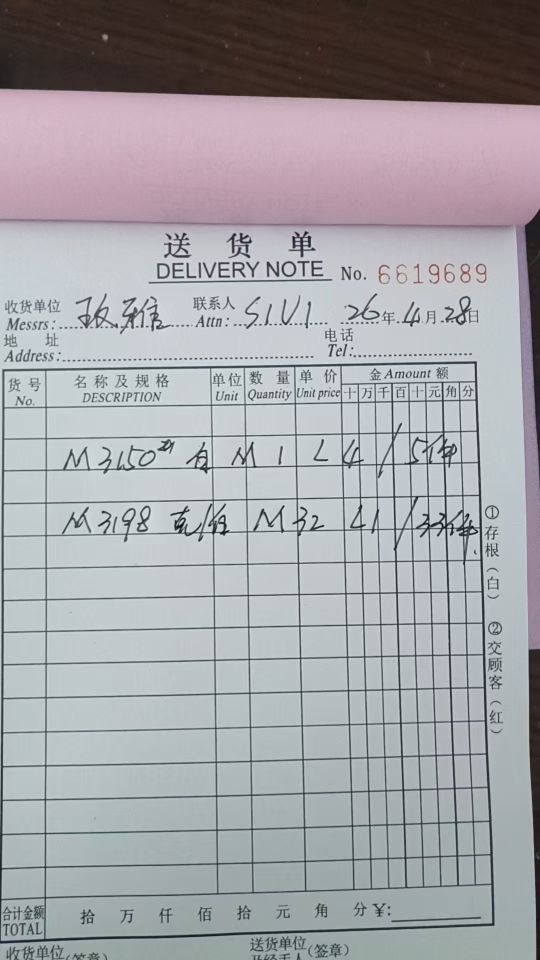
#> input picture data/inbound/test/0.jpg, 1080 x 1920 px (shown at 1/2 size); its folder holds only this picture in this run
$ python test_rotate_inbound.py
#> lines starting #> are read from the running program, lines starting #| are printed output that depends on the picture; after the words box and inside, x2 and y2 are one past the last pixel; in counts of white or black regions, pixels touching at a corner belong together
### src/delivery_vlm/preprocess/geometry.py
"""
图像几何前置：文字方向检测转正（PULC）+ 透视矫正。
供 ``preprocess.image.preprocess_image`` 或单独调用。
"""

from __future__ import annotations

from pathlib import Path
from typing import Any

import cv2
import numpy as np

from delivery_vlm.preprocess.perspective_rectify import (
    perspective_options_from_config,
    rectify_largest_quad_to_rectangle,
)

try:
    from PIL import Image, ImageOps
except Exception:  # noqa: BLE001
    Image = None  # type: ignore[assignment]
    ImageOps = None  # type: ignore[assignment]


# [10 lines left out: function rotate_90_bgr, not called in this run]


def load_bgr(path: Path, *, auto_exif: bool = True) -> np.ndarray:
    """读取为 BGR uint8；优先 EXIF 方向纠正。"""
#> called with auto_exif = True
    img: np.ndarray | None = None
    if auto_exif and Image is not None and ImageOps is not None:
        try:
            with Image.open(path) as im:
#> im is the input picture: PIL image 1080x1920 RGB; mean R, G, B 163.4, 163.6, 167.6
                im2 = ImageOps.exif_transpose(im)
                arr = np.array(im2.convert("RGB"))
                img = cv2.cvtColor(arr, cv2.COLOR_RGB2BGR)
        except Exception:  # noqa: BLE001
            img = None
    if img is None:
        img = cv2.imdecode(np.fromfile(str(path), dtype=np.uint8), cv2.IMREAD_COLOR)
    if img is None:
        raise ValueError(f"无法读取图像: {path}")
    return img


def apply_rotate_and_deskew(
    img_bgr: np.ndarray,
    *,
    perspective: dict[str, Any] | None = None,
    auto_rotate_ocr: dict[str, Any] | bool | None = None,
) -> tuple[np.ndarray, dict[str, Any]]:
    """
    顺序：

    1. **可选** ``auto_rotate_ocr``：文字方向检测转正（PULC，整页 90° 倍数）。
    2. **可选** ``perspective``：在整图中找面积最大的凸四边形，透视矫正为矩形。
    返回 (处理后 BGR, meta：perspective / ocr_auto_rotate)。
    """
    meta: dict[str, Any] = {
        "perspective": None,
        "ocr_auto_rotate_k": None,
        "ocr_auto_rotate": None,
        "text_orientation_method": None,
    }
    img = img_bgr

    from delivery_vlm.preprocess.ocr_rotate import (  # noqa: PLC0415
        auto_rotate_upright_pulc_bgr,
        ocr_rotate_options_from_config,
    )

    ocr_opts = ocr_rotate_options_from_config(auto_rotate_ocr)
#> in ocr_rotate_options_from_config, `le = raw.get("max_long_edge", 1200)`: le = 1200
#> ocr_opts = {'enabled': True, 'max_long_edge': 1200}
    if ocr_opts.get("enabled"):
        meta["text_orientation_method"] = "pulc"
        img, ok, ometa = auto_rotate_upright_pulc_bgr(
            img,
            max_long_edge=int(ocr_opts.get("max_long_edge", 1200) or 0),
        )
#> ok = 0; ometa = 3 items
        meta["ocr_auto_rotate_k"] = ok
        meta["ocr_auto_rotate"] = ometa

    popts = perspective_options_from_config(perspective)
#> popts = {'enabled': True, 'min_area_ratio': 0.06, 'epsilon_ratios': (0.02, 0.03, 0.045, 0.06), 'max_detect_long_edge': 1200, 'rect_area_expand_ratio': 0.2}
    if popts.get("enabled"):
        img2, pmeta = rectify_largest_quad_to_rectangle(
            img,
            min_area_ratio=float(popts["min_area_ratio"]),
            epsilon_ratios=tuple(popts["epsilon_ratios"]),
            max_detect_long_edge=int(popts["max_detect_long_edge"]),
            rect_area_expand_ratio=float(popts.get("rect_area_expand_ratio", 0.2)),
        )
        meta["perspective"] = pmeta
        if pmeta.get("applied"):
            img = img2
    return img, meta

### src/delivery_vlm/preprocess/ocr_rotate.py
"""
文字方向检测（0/90/180/270°）并转正。

当前实现使用 PaddleClas PULC 的 ``text_image_orientation``（更快，专注方向而非识别内容）：

- 配置 ``preprocess.auto_rotate_ocr.method: pulc`` 启用
- 需安装：``pip install paddleclas``（以及其运行所需依赖）
"""

from __future__ import annotations

import re
from pathlib import Path
from typing import Any

import cv2
import numpy as np

from delivery_vlm.preprocess.geometry import rotate_90_bgr
from delivery_vlm.config import project_root

_PULC_CACHE: dict[str, Any] = {}


def ocr_rotate_options_from_config(raw: Any) -> dict[str, Any]:
    """解析 ``preprocess.auto_rotate_ocr``（历史名称保留；现仅支持 PULC 方向检测）。"""
    if raw is None or raw is False:
        return {"enabled": False}
    if raw is True:
        return {
            "enabled": True,
            "max_long_edge": 1200,
        }
    if isinstance(raw, dict):
        if not bool(raw.get("enabled", False)):
            return {"enabled": False}
        le = raw.get("max_long_edge", 1200)
        return {
            "enabled": True,
            "max_long_edge": int(le) if le is not None else 1200,
        }
    return {"enabled": False}


# [13 lines left out: function _get_pulc_text_orientation, not called in this run]


class _PulcLegacyPredictor:
    """
    PaddlePaddle 3.x 默认推理可能要求 PIR 格式（inference.json），但 PaddleClas PULC
    仍会下载旧格式（inference.pdmodel/inference.pdiparams）。此类用旧格式显式加载，
    作为 Windows 环境下的兼容兜底。
    """

    def __init__(self, model_dir: str):
        from paddle.inference import Config, create_predictor  # type: ignore

        model_file = str(Path(model_dir) / "inference.pdmodel")
        params_file = str(Path(model_dir) / "inference.pdiparams")
        if not Path(model_file).is_file() or not Path(params_file).is_file():
            raise FileNotFoundError(f"missing model files in {model_dir}")

        cfg = Config(model_file, params_file)
        cfg.disable_gpu()
        cfg.disable_glog_info()
        # 旧格式模型在部分 PaddlePaddle 版本 + oneDNN 下可能触发 fused_conv2d 报错，
        # 这里优先保证可用性：关闭 IR 融合，并尽量禁用 MKLDNN/oneDNN。
        cfg.switch_ir_optim(False)
        if hasattr(cfg, "disable_mkldnn"):
            try:
                cfg.disable_mkldnn()  # type: ignore[attr-defined]
            except Exception:  # noqa: BLE001
                pass
        cfg.enable_memory_optim()
        cfg.switch_use_feed_fetch_ops(False)
        self.predictor = create_predictor(cfg)
        in_name = self.predictor.get_input_names()[0]
        out_name = self.predictor.get_output_names()[0]
        self.in_handle = self.predictor.get_input_handle(in_name)
        self.out_handle = self.predictor.get_output_handle(out_name)

    # [45 lines left out: functions _preprocess, predict_k, not called in this run]


def _resolve_text_image_orientation_model_dir() -> Path:
    """
    优先使用项目内置模型目录：

    - <project_root>/models/text_image_orientation/

    若不存在则回退到 PaddleClas 默认缓存目录：

    - ~/.paddleclas/inference_model/PULC/text_image_orientation/
    """
    p0 = (project_root() / "models" / "text_image_orientation").resolve()
    if (p0 / "inference.pdmodel").is_file() and (p0 / "inference.pdiparams").is_file():
        return p0
    return (Path.home() / ".paddleclas" / "inference_model" / "PULC" / "text_image_orientation").resolve()


def _get_pulc_legacy_predictor() -> _PulcLegacyPredictor:
    key = "pulc_legacy_text_image_orientation"
    cached = _PULC_CACHE.get(key)
    if cached is not None:
        return cached
    model_dir = _resolve_text_image_orientation_model_dir()
    pred = _PulcLegacyPredictor(str(model_dir))
    _PULC_CACHE[key] = pred
    return pred


# [58 lines left out: function _parse_pulc_orientation_to_k, not called in this run]


def auto_rotate_upright_pulc_bgr(
    img_bgr: np.ndarray,
    *,
    max_long_edge: int = 1200,
) -> tuple[np.ndarray, int, dict[str, Any]]:
    """
    使用 PaddleClas PULC 的 ``text_image_orientation`` 预测整页方向（0/90/180/270），并旋转为正向。
    返回旋转后的 **全分辨率** 图、顺时针 90° 步数 ``k``、以及预测元数据。
    """
    meta: dict[str, Any] = {}
    if img_bgr.ndim != 3 or img_bgr.shape[2] != 3:
        meta["skipped"] = "not_bgr"
        return img_bgr, 0, meta

    legacy: _PulcLegacyPredictor | None = None
    try:
        legacy = _get_pulc_legacy_predictor()
    except ImportError:
        meta["skipped"] = "paddlepaddle_not_installed"
        return img_bgr, 0, meta
    except Exception as e:  # noqa: BLE001
        meta["skipped"] = "pulc_model_load_failed"
        meta["model_dir"] = str(_resolve_text_image_orientation_model_dir())
        meta["error"] = f"{type(e).__name__}: {e}"
        return img_bgr, 0, meta

    h, w = img_bgr.shape[:2]
    work = img_bgr
    if max_long_edge > 0:
        long = max(h, w)
        if long > max_long_edge:
            sc = max_long_edge / float(long)
            work = cv2.resize(img_bgr, (int(w * sc), int(h * sc)), interpolation=cv2.INTER_AREA)

    # PaddleClas 对输入类型的兼容性在不同版本间可能有差异；优先传 ndarray，失败再走临时文件。
    try:
        pred_k, lmeta = legacy.predict_k(work)
    except Exception as e:  # noqa: BLE001
        meta["skipped"] = "pulc_predict_failed"
        meta["error"] = f"{type(e).__name__}: {e}"
        return img_bgr, 0, meta
    meta["pulc"] = lmeta
    meta["model_dir"] = str(_resolve_text_image_orientation_model_dir())

    # pred_k 表示“当前图像的 90°朝向”，要转正则应用其反向旋转
    apply_k = (-int(pred_k)) % 4
    # 业务约束：不允许 180° 转正（k=2）
    if apply_k == 2:
        meta["pulc_180_blocked"] = True
        meta["pulc_apply_k_raw"] = 2
        apply_k = 0
    meta["pulc_apply_k"] = apply_k
    out = rotate_90_bgr(img_bgr, apply_k)
    return out, apply_k, meta

### src/delivery_vlm/preprocess/perspective_rectify.py
"""
检测图像中面积最大的凸四边形（透视下常为梯形），估计「单据应占的」轴对齐矩形宽高，
再用同一单应性变换对**整张原图**做 ``warpPerspective``（扩展画布以包住变换后的四角），
而不是只裁出单据小图。
失败时由调用方决定是否回退到 :mod:`geometry` 的 deskew。
"""

from __future__ import annotations

import math
from typing import Any

import cv2
import numpy as np


def order_quad_points(pts: np.ndarray) -> np.ndarray:
    """四顶点排序为 [左上, 右上, 右下, 左下]，形状 (4, 2) float32。"""
    pts = np.asarray(pts, dtype=np.float32).reshape(-1, 2)
    if pts.shape[0] != 4:
        raise ValueError("需要恰好 4 个点")
    x_sorted = pts[np.argsort(pts[:, 0]), :]
    left = x_sorted[:2, :]
    right = x_sorted[2:, :]
    left = left[np.argsort(left[:, 1]), :]
    right = right[np.argsort(right[:, 1]), :]
    tl, bl = left
    tr, br = right
    return np.array([tl, tr, br, bl], dtype=np.float32)


def document_rect_dimensions_from_quad(quad_xy: np.ndarray) -> tuple[int, int]:
    """由四边形边长估算单据矫正后的轴对齐矩形宽高 (w, h)，至少为 2。"""
    rect = order_quad_points(quad_xy)
    tl, tr, br, bl = rect
    wa = float(np.linalg.norm(br - bl))
    wb = float(np.linalg.norm(tr - tl))
    max_w = max(int(round(wa)), int(round(wb)))
    ha = float(np.linalg.norm(tr - br))
    hb = float(np.linalg.norm(tl - bl))
    max_h = max(int(round(ha)), int(round(hb)))
    return max(max_w, 2), max(max_h, 2)


# [17 lines left out: function warp_quad_to_rectangle, not called in this run]


def warp_full_image_by_document_homography(
    img_bgr: np.ndarray,
    src_quad_xy: np.ndarray,
    *,
    dst_width: int,
    dst_height: int,
    pad: int = 2,
) -> tuple[np.ndarray, dict[str, Any]]:
    """
    用 ``getPerspectiveTransform(单据四角 → 轴对齐矩形)`` 的同一矩阵，对**整幅** ``img_bgr`` 透视变换；
    输出尺寸为变换后原图四角包围盒（加 ``pad``），单据四边形在输出中落在 ``(0,0)-(dst_w-1,dst_h-1)`` 对应矩形处。
    """
    rect = order_quad_points(src_quad_xy)
    dst = np.array(
        [
            [0.0, 0.0],
            [float(dst_width - 1), 0.0],
            [float(dst_width - 1), float(dst_height - 1)],
            [0.0, float(dst_height - 1)],
        ],
        dtype=np.float32,
    )
    m = cv2.getPerspectiveTransform(rect, dst)
    h0, w0 = img_bgr.shape[:2]
    corners = np.array(
        [
            [[0.0, 0.0]],
            [[float(w0 - 1), 0.0]],
            [[float(w0 - 1), float(h0 - 1)]],
            [[0.0, float(h0 - 1)]],
        ],
        dtype=np.float32,
    )
    mapped = cv2.perspectiveTransform(corners, m).reshape(-1, 2)
    xmin = float(np.floor(np.min(mapped[:, 0]))) - float(pad)
    ymin = float(np.floor(np.min(mapped[:, 1]))) - float(pad)
    xmax = float(np.ceil(np.max(mapped[:, 0]))) + float(pad)
    ymax = float(np.ceil(np.max(mapped[:, 1]))) + float(pad)
    out_w = max(2, int(xmax - xmin))
    out_h = max(2, int(ymax - ymin))
    t = np.array([[1.0, 0.0, -xmin], [0.0, 1.0, -ymin], [0.0, 0.0, 1.0]], dtype=np.float64)
    m2 = (t @ m).astype(np.float64)
    out = cv2.warpPerspective(
        img_bgr,
        m2,
        (out_w, out_h),
        flags=cv2.INTER_LINEAR,
        borderMode=cv2.BORDER_CONSTANT,
        borderValue=(0, 0, 0),
    )
    wmeta: dict[str, Any] = {
        "out_wh": (out_w, out_h),
        "dst_doc_wh": (dst_width, dst_height),
        "bbox_xyxy": (xmin, ymin, xmax, ymax),
        "H": m2.astype(np.float64).tolist(),
    }
    return out, wmeta


def crop_warped_to_expanded_quad_bbox(
    warped_bgr: np.ndarray,
    src_quad_xy: np.ndarray,
    homography_m2: np.ndarray,
    *,
    area_expand_ratio: float = 0.0,
) -> tuple[np.ndarray, dict[str, Any]]:
    """
    将原图四边形经 ``homography_m2`` 映射到 warped 后的位置，取轴对齐包围盒；
    面积按 ``(1 + area_expand_ratio)`` 以中心同比放大（宽高乘 ``sqrt(1+ratio)``），再裁切到图像范围内。
    ``area_expand_ratio <= 0`` 时仅裁紧贴包围盒（数值误差可略扩 1px）。
    """
    h, w = warped_bgr.shape[:2]
    rect = order_quad_points(np.asarray(src_quad_xy, dtype=np.float32))
    pts = rect.reshape(1, 4, 2).astype(np.float32)
    h32 = np.asarray(homography_m2, dtype=np.float32)
    mapped = cv2.perspectiveTransform(pts, h32).reshape(-1, 2)
    x_min = float(np.min(mapped[:, 0]))
    x_max = float(np.max(mapped[:, 0]))
    y_min = float(np.min(mapped[:, 1]))
    y_max = float(np.max(mapped[:, 1]))
    bw = max(x_max - x_min, 1.0)
    bh = max(y_max - y_min, 1.0)
    cx = (x_min + x_max) * 0.5
    cy = (y_min + y_max) * 0.5
    scale = math.sqrt(max(0.0, 1.0 + float(area_expand_ratio)))
    nw = bw * scale
    nh = bh * scale
    nx0 = int(math.floor(cx - nw * 0.5))
    ny0 = int(math.floor(cy - nh * 0.5))
    nx1 = int(math.ceil(cx + nw * 0.5))
    ny1 = int(math.ceil(cy + nh * 0.5))
    nx0 = max(0, nx0)
    ny0 = max(0, ny0)
    nx1 = min(w, nx1)
    ny1 = min(h, ny1)
    cmeta: dict[str, Any] = {
        "crop_xyxy": (nx0, ny0, nx1, ny1),
        "tight_xyxy": (
            max(0, int(math.floor(x_min))),
            max(0, int(math.floor(y_min))),
            min(w, int(math.ceil(x_max))),
            min(h, int(math.ceil(y_max))),
        ),
        "area_expand_ratio": float(area_expand_ratio),
    }
    if nx1 <= nx0 or ny1 <= ny0:
        cmeta["skipped"] = True
        return warped_bgr, cmeta
    crop = warped_bgr[ny0:ny1, nx0:nx1].copy()
    return crop, cmeta


def _scale_points_back(pts: np.ndarray, sx: float, sy: float) -> np.ndarray:
    out = pts.astype(np.float64).copy()
    out[:, 0] *= sx
    out[:, 1] *= sy
    return out.astype(np.float32)


def _find_quad_on_gray(
    gray_small: np.ndarray,
    *,
    min_area_ratio: float,
    epsilon_ratios: tuple[float, ...],
) -> np.ndarray | None:
    h, w = gray_small.shape[:2]
    area_img = float(h * w)
    blurred = cv2.GaussianBlur(gray_small, (5, 5), 0)
    edged = cv2.Canny(blurred, 40, 120)
    edged = cv2.dilate(edged, cv2.getStructuringElement(cv2.MORPH_RECT, (3, 3)), iterations=2)

    cnts, _ = cv2.findContours(edged, cv2.RETR_LIST, cv2.CHAIN_APPROX_SIMPLE)
    cnts = sorted(cnts, key=cv2.contourArea, reverse=True)[:40]

    def try_contours(contours: list[np.ndarray]) -> np.ndarray | None:
        for cnt in contours:
            area = cv2.contourArea(cnt)
            if area < min_area_ratio * area_img:
                continue
            peri = cv2.arcLength(cnt, True)
            if peri < 1e-6:
                continue
            for er in epsilon_ratios:
                approx = cv2.approxPolyDP(cnt, er * peri, True)
                if len(approx) == 4 and cv2.isContourConvex(approx):
                    return approx.reshape(4, 2).astype(np.float32)
        return None

    q = try_contours(cnts)
    if q is not None:
        return q

    # 备选：自适应二值 + 轮廓（适合边缘较弱的手写纸张）
    th = cv2.adaptiveThreshold(
        blurred, 255, cv2.ADAPTIVE_THRESH_GAUSSIAN_C, cv2.THRESH_BINARY, 25, 11
    )
    th = cv2.medianBlur(th, 5)
    cnts2, _ = cv2.findContours(th, cv2.RETR_LIST, cv2.CHAIN_APPROX_SIMPLE)
    cnts2 = sorted(cnts2, key=cv2.contourArea, reverse=True)[:40]
    return try_contours(cnts2)


def rectify_largest_quad_to_rectangle(
    img_bgr: np.ndarray,
    *,
    min_area_ratio: float = 0.08,
    epsilon_ratios: tuple[float, ...] = (0.02, 0.03, 0.045, 0.06),
    max_detect_long_edge: int = 1200,
    rect_area_expand_ratio: float = 0.2,
) -> tuple[np.ndarray, dict[str, Any]]:
    """
    在缩小图上找最大凸四边形，顶点映射回原图尺寸后，对**整张原图**做透视矫正，
    再按单据在输出中的包围盒将面积扩大 ``(1 + rect_area_expand_ratio)`` 后**裁切**。

    返回 ``(图像, meta)``；meta 含 ``applied``、``out_wh``（裁切后）、``crop_*``、``dst_doc_wh`` 等。
    """
#> called with min_area_ratio = 0.06, epsilon_ratios = (0.02, 0.03, 0.045, 0.06), max_detect_long_edge = 1200, rect_area_expand_ratio = 0.2
    meta: dict[str, Any] = {"applied": False, "reason": None}
    h0, w0 = img_bgr.shape[:2]
    long0 = max(h0, w0)
    scale = 1.0
    if long0 > max_detect_long_edge > 0:
        scale = max_detect_long_edge / float(long0)
    w1 = max(8, int(round(w0 * scale)))
    h1 = max(8, int(round(h0 * scale)))
    small = cv2.resize(img_bgr, (w1, h1), interpolation=cv2.INTER_AREA)
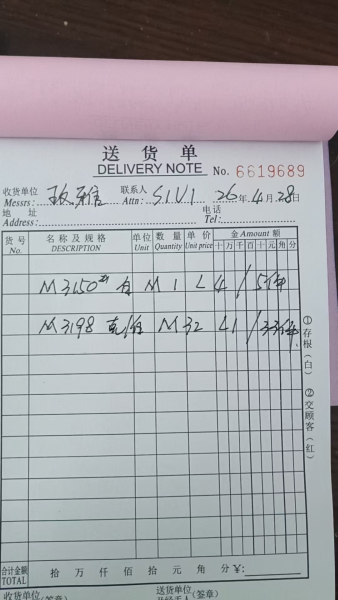
#> small: shape (1200, 675, 3) (shown at 1/2 size); mean B, G, R 167.6, 163.6, 163.4
    gray = cv2.cvtColor(small, cv2.COLOR_BGR2GRAY)
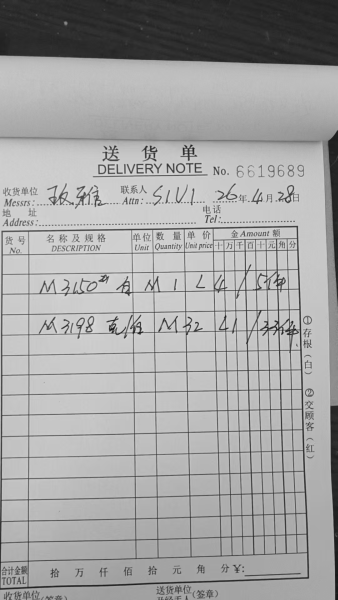
#> gray: shape (1200, 675) (shown at 1/2 size); min 8, max 231, mean 163.9

    quad = _find_quad_on_gray(
        gray,
        min_area_ratio=min_area_ratio,
        epsilon_ratios=epsilon_ratios,
    )
#> in _find_quad_on_gray, `edged = cv2.Canny(blurred, 40, 120)`:
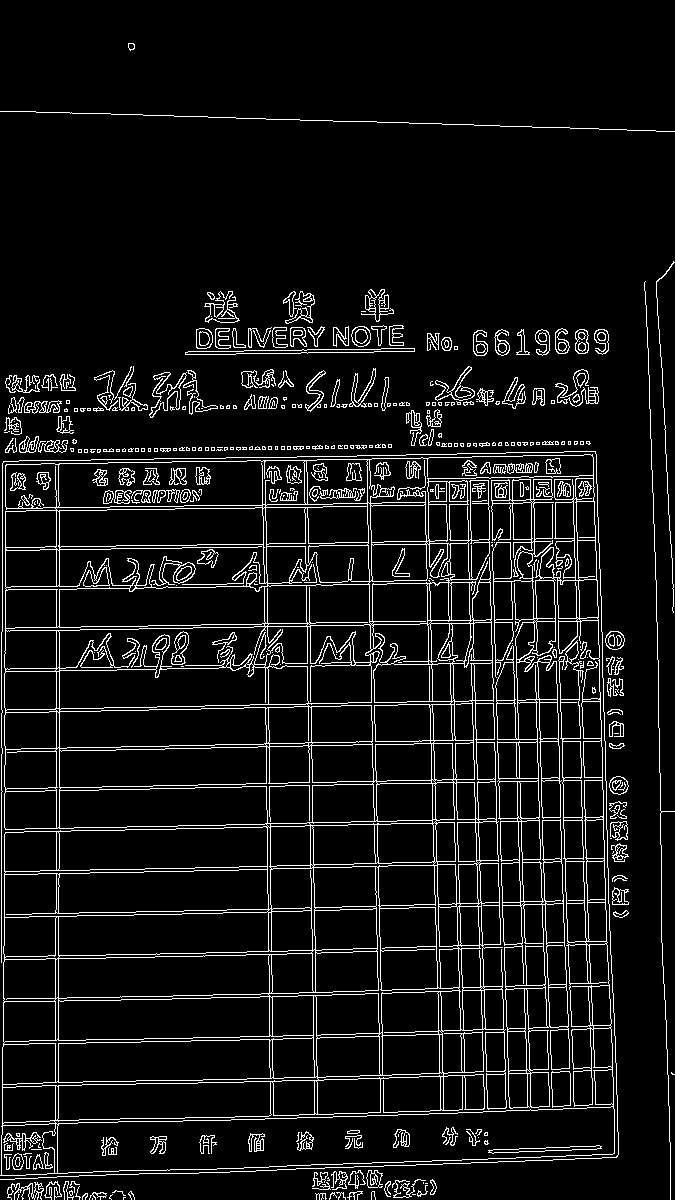
#> edged: shape (1200, 675); 7.6% white in thin lines or dots
#> in _find_quad_on_gray, `edged = cv2.dilate(edged, cv2.getStructuringElement(cv2.MORPH_RECT, (3..`:
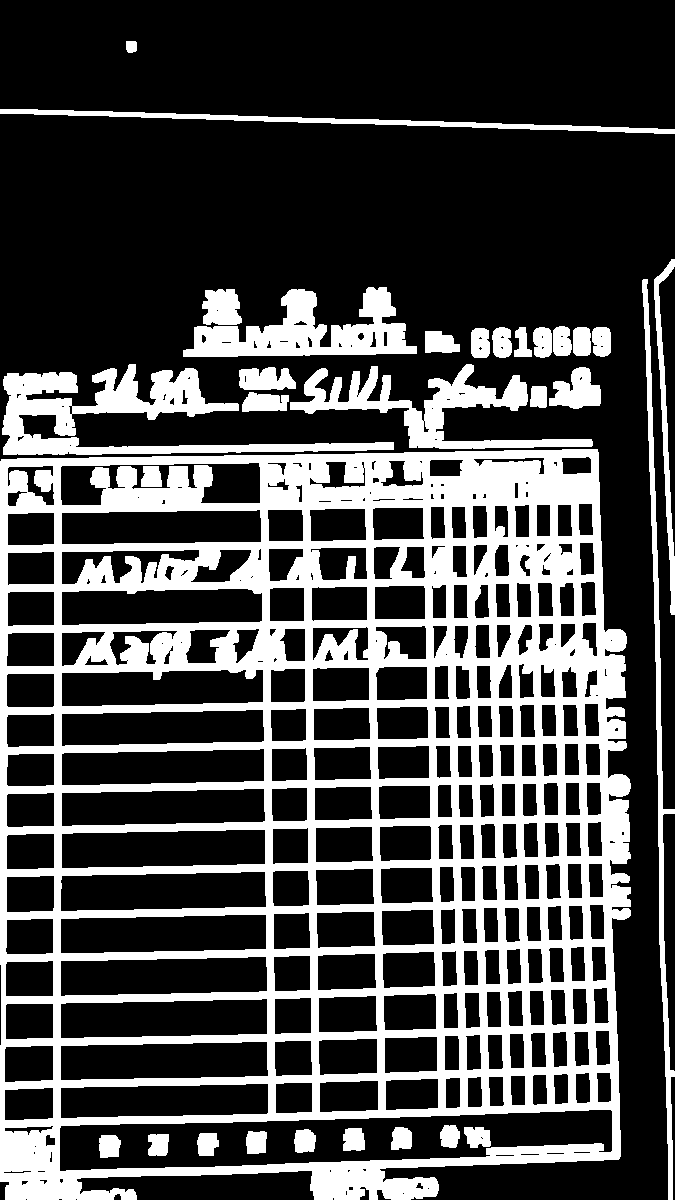
#> edged: shape (1200, 675); 29% white; 31 white regions
#> in _find_quad_on_gray, `cnts, _ = cv2.findContours(edged, cv2.RETR_LIST, cv2.CHAIN_APPROX_SIMP..`: cnts = 376 contours, 85 with area under 20; largest, box (x1, y1, x2, y2) and area: (0, 449, 631, 1200) 445002, (59, 1109, 613, 1172) 23165, (2, 364, 394, 455) 10674, (183, 287, 417, 357) 7887, (60, 998, 268, 1039) 7328
#> in _find_quad_on_gray, `cnts = sorted(cnts, key=cv2.contourArea, reverse=True)[:40]`: cnts = 40 contours; largest, box (x1, y1, x2, y2) and area: (0, 449, 631, 1200) 445002, (59, 1109, 613, 1172) 23165, (2, 364, 394, 455) 10674, (183, 287, 417, 357) 7887, (60, 998, 268, 1039) 7328
#> (the rest of the program and of its run is left out)
